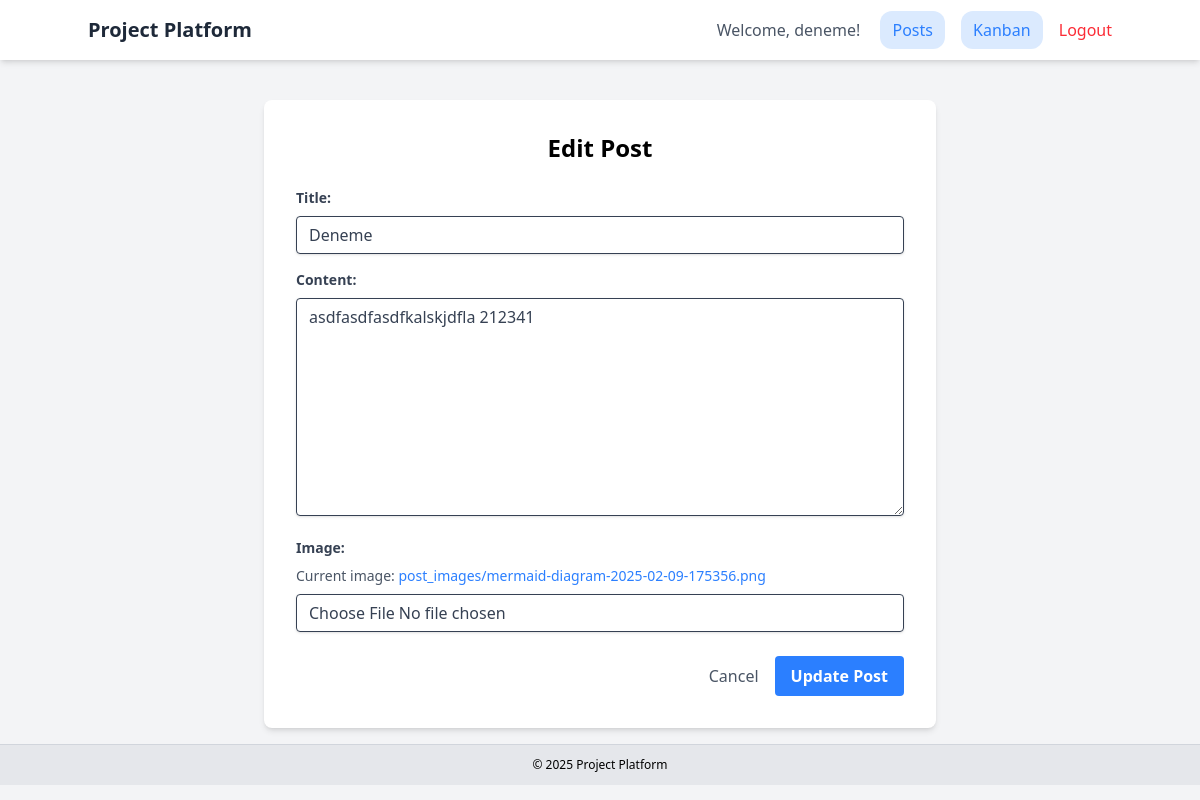
/posts/post/3/edit/ (signed in), run on the app's committed database.
### users/models.py (models this page shows, shortened)
class CustomUser(AbstractUser):
    is_admin = models.BooleanField(default=False)

### posts/models.py (models this page shows, shortened)
class Post(models.Model):
    title = models.CharField(max_length=200)
    content = models.TextField()
    author = models.ForeignKey(settings.AUTH_USER_MODEL, on_delete=models.CASCADE, related_name='posts')
    created_at = models.DateTimeField(auto_now_add=True)
    updated_at = models.DateTimeField(auto_now=True)
    image = models.ImageField(upload_to='post_images/', blank=True, null=True)
    class Meta:
        ordering = ['-created_at'] # Order posts by creation date by default

### posts/views.py (the view)
# urls.py: path('post/<int:pk>/edit/', PostUpdateView.as_view(), name='post_edit'), # Edit post
class PostUpdateView(LoginRequiredMixin, UserPassesTestMixin, UpdateView): # Require login and author check
    model = Post
    template_name = 'posts/post_form.html' # Re-use the form template
    fields = ['title', 'content', 'image'] # Fields for the form
    success_url = reverse_lazy('post_list') # Redirect after update
    def test_func(self): # Check if the current user is the author
        post = self.get_object()
        return self.request.user == post.author

### templates/posts/post_form.html (shortened to what this page needs)
{% extends 'base.html' %}
{% block content %}
<div class="max-w-2xl mx-auto bg-white p-8 rounded-lg shadow-md">
    <h2 class="text-2xl font-bold mb-6 text-center">{% if object %}Edit Post{% else %}Create New Post{% endif %}</h2>
    <form method="post" enctype="multipart/form-data">
        <div class="mb-4">
            <label for="{{ form.title.id_for_label }}" class="block text-gray-700 text-sm font-bold mb-2">{{ form.title.label }}:</label>
            <input type="text" name="{{ form.title.name }}" id="{{ form.title.id_for_label }}" required maxlength="{{ form.title.field.max_length }}"
                   class="shadow appearance-none border rounded w-full py-2 px-3 text-gray-700 leading-tight focus:outline-none focus:shadow-outline {% if form.title.errors %}border-red-500{% endif %}"
                   value="{{ form.title.value|default:'' }}">
        </div>
        <div class="mb-4">
            <label for="{{ form.content.id_for_label }}" class="block text-gray-700 text-sm font-bold mb-2">{{ form.content.label }}:</label>
            <textarea name="{{ form.content.name }}" id="{{ form.content.id_for_label }}" required rows="10"
                      class="shadow appearance-none border rounded w-full py-2 px-3 text-gray-700 leading-tight focus:outline-none focus:shadow-outline {% if form.content.errors %}border-red-500{% endif %}">{{ form.content.value|default:'' }}</textarea>
        </div>
        <div class="mb-6">
            <label for="{{ form.image.id_for_label }}" class="block text-gray-700 text-sm font-bold mb-2">{{ form.image.label }}:</label>
            {% if object.image %}
                <p class="text-sm text-gray-600 mb-2">Current image: <a href="{{ object.image.url }}" target="_blank" class="text-blue-500 hover:underline">{{ object.image.name }}</a></p>
            {% endif %}
            <input type="file" name="{{ form.image.name }}" id="{{ form.image.id_for_label }}" accept="image/*"
                   class="shadow appearance-none border rounded w-full py-2 px-3 text-gray-700 leading-tight focus:outline-none focus:shadow-outline {% if form.image.errors %}border-red-500{% endif %}">
        </div>
        <div class="flex items-center justify-end space-x-4">
             {% if object %}
             <a href="{{ object.get_absolute_url }}" class="text-gray-600 hover:text-gray-800">Cancel</a>
             {% else %}
             <a href="{% url 'post_list' %}" class="text-gray-600 hover:text-gray-800">Cancel</a>
             {% endif %}
            <button type="submit" class="bg-blue-500 hover:bg-blue-700 text-white font-bold py-2 px-4 rounded focus:outline-none focus:shadow-outline">
                {% if object %}Update Post{% else %}Create Post{% endif %}
            </button>
        </div>
    </form>
</div>
{% endblock %}

### templates/base.html (shortened to what this page needs)
{% load static %}
<!DOCTYPE html>
<html lang="en">
<head>
    <link href="{% static 'output.css' %}" rel="stylesheet">
</head>
<body class="bg-gray-100 font-sans leading-normal tracking-normal">
    <nav class="bg-white shadow-md p-4 mb-6">
        <div class="container mx-auto flex justify-between items-center">
            <a href="/" class="text-xl font-semibold text-gray-800">Project Platform</a>
            <div>
                {% if user.is_authenticated %}
                    <span class="mr-4 text-gray-600">Welcome, {{ user.username }}!</span>
                    <a href="{% url 'post_list' %}" class="text-blue-500 hover:bg-blue-200 mr-3 bg-blue-100 px-3 py-2 rounded-xl">Posts</a>
                    <a href="{% url 'kanban_board' %}" class="text-blue-500 hover:bg-blue-200 mr-3 bg-blue-100 px-3 py-2 rounded-xl">Kanban</a>
                    <form action="{% url 'logout' %}" method="post" class="inline">
                        <button type="submit" class="text-red-500 hover:text-red-700">Logout</button>
                    </form>
                {% else %}
                    <a href="{% url 'login' %}" class="text-blue-500 hover:text-blue-700 mr-3">Login</a>
                    <a href="{% url 'signup' %}" class="text-blue-500 hover:text-blue-700">Sign Up</a>
                {% endif %}
            </div>
        </div>
    </nav>
    <main class="container mx-auto p-4 flex-grow">
        {% block content %}
        {% endblock %}
    </main>
    <footer class="bg-gray-200 text-center text-xs p-3 border-t border-gray-300">
        &copy; {% now "Y" %} Project Platform
    </footer>
</body>
</html>

### data on the page
CustomUser: username "deneme"
Post: title "Deneme", content "asdfasdfasdfkalskjdfla 212341", image.name "post_images/mermaid-diagram-2025-02-09-175356.png"
